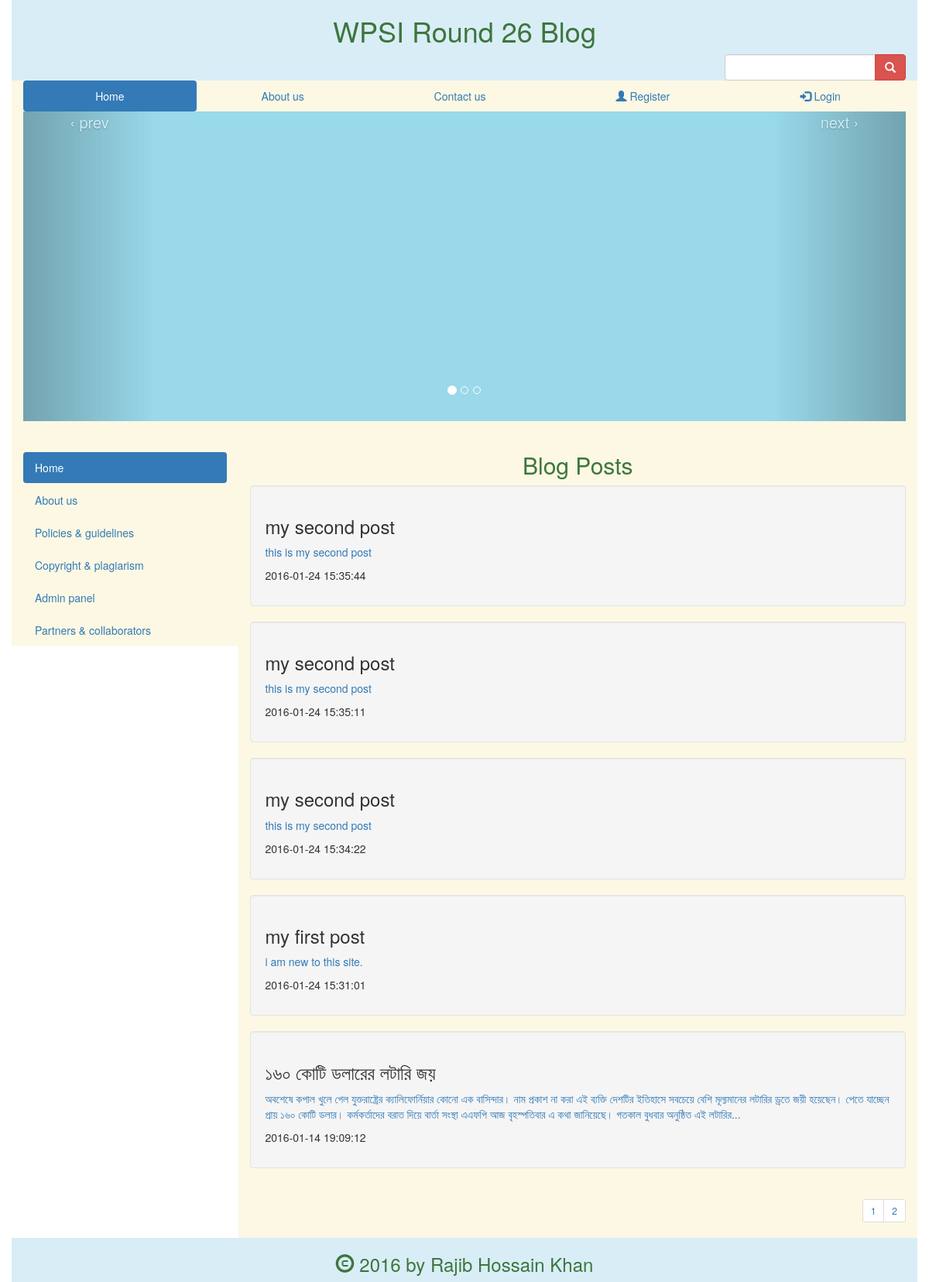
The app's page /home.php with its own data.
### tables this page shows
CREATE TABLE IF NOT EXISTS `posts` (
`id` int(11) NOT NULL,
  `posttitle` varchar(120) NOT NULL,
  `postdesc` text NOT NULL,
  `posttags` varchar(80) NOT NULL,
  `postimage` varchar(120) NOT NULL,
  `postcat` varchar(40) NOT NULL,
  `userid` int(5) NOT NULL,
  `userip` varchar(16) NOT NULL,
  `useragent` varchar(100) NOT NULL,
  `active` tinyint(1) NOT NULL DEFAULT '1',
  `created` datetime NOT NULL DEFAULT CURRENT_TIMESTAMP,
  `updated` datetime NOT NULL DEFAULT CURRENT_TIMESTAMP
);

### blogPost.php (the view, shortened to what this page needs)
<?php
require("connection.php");
$pagesize = 5;
@$recordStart = (int) $_GET['recordstart'];
if(isset($_GET['recordstart'])){
	$recordStart = (($recordStart - 1) * $pagesize);
	}
	else{$recordStart = 0;}
$countRecord = "select count(*) from posts";
$stmt = $conn->stmt_init();
$stmt->prepare($countRecord);
$stmt->execute();
$stmt->bind_result($totalRecord);
$stmt->store_result();
if($stmt->num_rows > 0){
	while($stmt->fetch()){
		$totalRow = $totalRecord;
		}
	}
	$num_page = ceil($totalRow/$pagesize);
$selectPost = "select * from posts order by `created` desc limit $recordStart,$pagesize";
$stmt = $conn->stmt_init();
$stmt->prepare($selectPost);
$stmt->execute();
$stmt->bind_result($pid,$ptitle,$pdesc,$ptag,$pimg,$pcat,$uid,$uip,$uagent,$uactive,$ucreate,$uupdate);
$stmt->store_result();
if($stmt->num_rows > 0){
	echo "<h2 class='text-success text-center'>Blog Posts</h2>";
	while($stmt->fetch()){
		if(strlen($pdesc) > 800){
			$spacePosition = strpos($pdesc," ",800);
			}
			else{$spacePosition = -1;}
			if($spacePosition != -1){
				$pdescription = substr($pdesc,0,$spacePosition)."...";
				}
				else{$pdescription = $pdesc;}
		echo "<div class='well'><h3>".$ptitle."</h3>";
		echo "<p><a href='#' data-postid='".$pid."' class='postdetail' style='text-decoration:none;'>".$pdescription."</a></p>";
		echo "<p>".$ucreate."</p></div>";
		}
	}
echo "<ul class='pagination pagination-sm pull-right'>";
for($c = 0; $c < $num_page; $c++){
	if($c == (@$_GET['recordstart'] - 1)){
		echo "<li class='active'><a href='home.php?recordstart=".($c+1)."'>".($c+1)."</a></li>";
		}
		else{echo "<li><a href='home.php?recordstart=".($c+1)."'>".($c+1)."</a></li>";}
	}
echo '</ul>';
?>

### home.php (shortened to what this page needs)
<!doctype html>
<html>
<head>
<link href="../src/css/bootstrap.css" rel="stylesheet">
</head>
<body>
<div class="container">
<div class="row" id="header">
<div class="col-md-12 bg-info">
<h1 class="text-success text-center">WPSI Round 26 Blog</h1>
<form class="form-inline pull-right" role="form">
<div class="input-group">
<input type="text" name="searchBlog" id="searchBlog" class="form-control">
<span class="input-group-btn"><button type="button" class="btn btn-danger" id="blogSearch"><span class="glyphicon glyphicon-search"></span></button></span>
</div>
</form>
</div>
</div>
<div class="row" id="navmenu">
<div class="col-md-12 bg-warning" id="registerandloginpanel">
<?php
if($_SESSION['userloginStatus'] == "userloggedin"){
	require("LogoutPanel.php");
	}
	elseif($_SESSION['adminloginStatus'] == "adminloggedin")
	{require("adminPanel.php");}
	else{
		require("RegisterAndLoginPanel.php");
		}
?>
</div>
</div>
<div class="row bg-warning">
<div class="col-md-12">
<div id="myCarousel" class="carousel slide">
<ol class="carousel-indicators">
<li data-target="#myCarousel" data-slide-to="0" class="active"></li>
<li data-target="#myCarousel" data-slide-to="1"></li>
<li data-target="#myCarousel" data-slide-to="2"></li>
</ol>
<div class="carousel-inner">
<div class="item active">
<img src="d.png" alt="first slide">
</div>
</div>
<a class="carousel-control left" href="#myCarousel" data-slide="prev">&lsaquo; prev</a>
<a class="carousel-control right" href="#myCarousel" data-slide="next">next &rsaquo;</a>
</div>
</div>
</div>
<div class="row" id="body">
<div class="col-md-3 bg-warning">
<br><br>
<ul class="nav nav-pills nav-stacked">
<li class="active"><a href="#">Home</a></li>
<li><a href="#">About us</a></li>
<li><a href="#">Policies & guidelines</a></li>
<li><a href="#">Copyright & plagiarism</a></li>
<li><a href="#">Admin panel</a></li>
<li><a href="#">Partners & collaborators</a></li>
</ul>
</div>
<div class="col-md-9 bg-warning">
<br>
<div id="blogPost">
<?php
if($_SESSION['userloginStatus'] == "userloggedin"){
	require("userPosts.php");
	}
	elseif($_SESSION['adminloginStatus'] == "adminloggedin")
	{require("adminManagePost.php");}
else{
require("blogPost.php");}
 ?>
</div>
</div>
</div>
<div class="row" id="footer">
<div class="col-md-12 bg-info">
<h3 class="text-success text-center"><span class="glyphicon glyphicon-copyright-mark"></span> 2016 by Rajib Hossain Khan</h3>
</div>
</div>
</div>
</body>
</html>

### RegisterAndLoginPanel.php
<ul class="nav nav-pills nav-justified">
<li class="active"><a href="#">Home</a></li>
<li><a href="#">About us</a></li>
<li><a href="#">Contact us</a></li>
<li><a href="#myModal" data-toggle="modal"><span class="glyphicon glyphicon-user"></span> Register</a>
</li>
<li><a href="#myLogin" data-toggle="modal"><span class="glyphicon glyphicon-log-in"></span> Login</a>
</li>
</ul>

### home.php (style rules this page uses)
a { text-decoration:none; }

### records on screen
posts: posttitle "my second post", postdesc "this is my second post", created "2016-01-24 15:35:44"
posts: posttitle "my second post", postdesc "this is my second post", created "2016-01-24 15:35:11"
posts: posttitle "my second post", postdesc "this is my second post", created "2016-01-24 15:34:22"
posts: posttitle "my first post", postdesc "i am new to this site.", created "2016-01-24 15:31:01"
posts: posttitle "১৬০ কোটি ডলারের লটারি জয়", postdesc "অবশেষে কপাল খুলে গেল যুক্তরাষ্ট্রের ক্যালিফোর্নিয়ার কোনো এক বাসিন্দার। নাম প্রকাশ না করা এই ব্যক্তি দেশটির ইতিহাসে সবচেয়ে বেশি মূল্যমানের লটারির ড্রতে জয়ী হয়েছেন। পেতে যাচ্ছেন প্রায় ১৬০ কোটি ডলার। কর্মকর্তাদের বরাত দিয়ে বার্তা সংস্থা এএফপি আজ বৃহস্পতিবার এ কথা জানিয়েছে। গতকাল বুধবার অনুষ্ঠিত এই লটারির...", created "2016-01-14 19:09:12"
